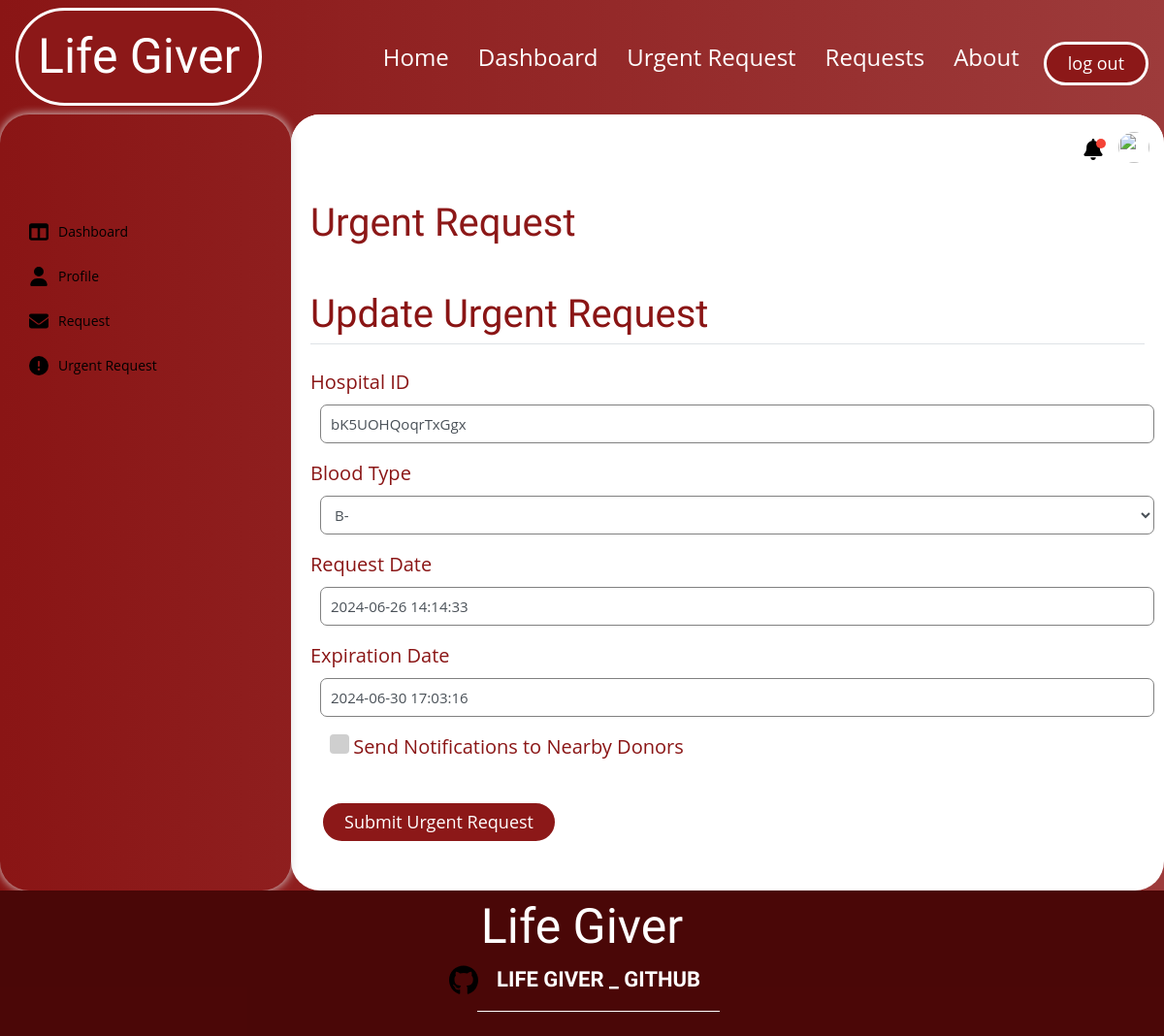
Page /urgent_request/1/update (signed in) on the committed database.
### Lifegiver_test/lifegiver/models.py (models this page shows, shortened)
class UrgentRequest(db.Model):
    id = db.Column(db.Integer, primary_key=True)
    hospital_id = db.Column(db.Integer, db.ForeignKey('hospital.id'), nullable=False)
    blood_type = db.Column(db.Enum('O-', 'O+', 'A-', 'A+', 'B-', 'B+', 'AB-', 'AB+'), nullable=False)
    request_date = db.Column(db.DateTime, nullable=False, default=datetime.now)
    expiration_date = db.Column(db.DateTime, nullable=False, default=lambda: datetime.now() + timedelta(days=15))

### Lifegiver_test/lifegiver/route.py (the view)
@app.route('/urgent_request/<int:urgent_request_id>/update', methods=['POST', 'GET'], strict_slashes=False)
@login_required
def update_urgent_request(urgent_request_id):
    donrequest = UrgentRequest.query.get_or_404(urgent_request_id)
    if session.get('user_type') != 'hospital' or donrequest.hospital_id != current_user.id:
        abort(403)
    form = CRUDUrgentRequestForm()
    if form.validate_on_submit():
        donrequest.hospital_id=current_user.id
        donrequest.blood_type=form.blood_type.data
        donrequest.request_date=form.request_date.data
        donrequest.expiration_date=form.expiration_date.data
        db.session.commit()
        flash('Your Urgent Request has been updated!', 'success')
        return redirect(url_for('urgent_requests', urgent_request_id=donrequest.id))
    elif request.method == 'GET':
        form.hospital_id.data=current_user.barcode
        form.blood_type.data=donrequest.blood_type
        form.request_date.data=donrequest.request_date
        form.expiration_date.data=donrequest.expiration_date
    return render_template('create_urgent_request.html', title='Update Urgent Request',form=form, legend='Update Urgent Request') # the legend keywoed will be used to the template legend (whether its a new post or an update)

### Lifegiver_test/lifegiver/forms.py
class CRUDUrgentRequestForm(FlaskForm):
    hospital_id = StringField('Hospital ID', validators=[DataRequired()])
    blood_type = SelectField('Blood Type', choices=[('O-', 'O-'), ('O+', 'O+'), ('A-', 'A-'), ('A+', 'A+'), ('B-', 'B-'), ('B+', 'B+'), ('AB-', 'AB-'), ('AB+', 'AB+')], validators=[DataRequired()])
    request_date = DateTimeField('Request Date', default=datetime.now, validators=[DataRequired()])
    expiration_date = DateTimeField('Expiration Date', validators=[DataRequired()])
    submit = SubmitField('Submit  Urgent Request')

### Lifegiver_test/lifegiver/models.py (called while the page is built)
@login_manager.user_loader
def load_user(user_id):
    user_type = session.get('user_type')  # Assuming 'user_type' is stored in the session
    if user_type == 'donor':
        return Donor.query.get(int(user_id))
    elif user_type == 'hospital':
        return Hospital.query.get(int(user_id))
    return None

### Lifegiver_test/lifegiver/templates/create_urgent_request.html (shortened to what this page needs)
{% extends 'layout.html' %}
{% block link %}
<link rel="stylesheet" type="text/css" href="{{ url_for('static', filename='css/framework.css') }}" />
<link rel="stylesheet" type="text/css" href="{{ url_for('static', filename='css/create_urgent_request.css') }}" />
{% endblock link %}
{% block content %}
<div class="page d-flex">
    <div class="sidebar bg-white p-20 p-relative">
        <ul>
            <li>
                <a class="active d-flex align-center fs-14 c-black rad-6 p-10"
                    href="{{ url_for('hospital_dashboard') }}">
                    <span>Dashboard</span>
                </a>
            </li>
            <li>
                <a class="d-flex align-center fs-14 c-black rad-6 p-10" href="{{ url_for('hospital_profile') }}">
                    <span>Profile</span>
                </a>
            </li>
            <li>
                <a class="d-flex align-center fs-14 c-black rad-6 p-10" href="{{ url_for('new_request') }}">
                    <span>Request</span>
                </a>
            </li>
            <li>
                <a class="d-flex align-center fs-14 c-black rad-6 p-10" href="{{ url_for('new_urgent_request') }}">
                    <span>Urgent Request</span>
                </a>
            </li>
        </ul>
    </div>
    <div class="content w-full">
        <div class="head bg-white p-15 between-flex">
            <div class="icons d-flex align-center">
                <span class="notification p-relative">
                </span>
                <img class="rounded-circle account-img" src="{{ image_file }}">
            </div>
        </div>
        <h1 class="p-relative">Urgent Request</h1>
        <div class="wrapper d-grid gap-20">
            <div class="content-section">
                <form method="POST" action="">
                    <fieldset class="form-group">
                        <legend class="border-bottom mb-4">{{ legend }}</legend>
                        <div class="form-group">
                            {{ form.hospital_id.label(class="form-control-label") }}
                            {% if form.hospital_id.errors %}
                            {{ form.hospital_id(class="form-control form-control-lg is-invalid") }}
                            <div class="invalid-feedback">
                                {% for error in form.hospital_id.errors %}
                                <span>{{ error }}</span>
                                {% endfor %}
                            </div>
                            {% else %}
                            {{ form.hospital_id(class="form-control form-control-lg") }}
                            {% endif %}
                        </div>
                        <div class="form-group">
                            {{ form.blood_type.label(class="form-control-label") }}
                            {% if form.blood_type.errors %}
                            {{ form.blood_type(class="form-control form-control-lg is-invalid") }}
                            <div class="invalid-feedback">
                                {% for error in form.blood_type.errors %}
                                <span>{{ error }}</span>
                                {% endfor %}
                            </div>
                            {% else %}
                            {{ form.blood_type(class="form-control form-control-lg") }}
                            {% endif %}
                        </div>
                        <div class="form-group">
                            {{ form.request_date.label(class="form-control-label") }}
                            {% if form.request_date.errors %}
                            {{ form.request_date(class="form-control form-control-lg is-invalid") }}
                            <div class="invalid-feedback">
                                {% for error in form.request_date.errors %}
                                <span>{{ error }}</span>
                                {% endfor %}
                            </div>
                            {% else %}
                            {{ form.request_date(class="form-control form-control-lg") }}
                            {% endif %}
                        </div>
                        <div class="form-group">
                            {{ form.expiration_date.label(class="form-control-label") }}
                            {% if form.expiration_date.errors %}
                            {{ form.expiration_date(class="form-control form-control-lg is-invalid") }}
                            <div class="invalid-feedback">
                                {% for error in form.expiration_date.errors %}
                                <span>{{ error }}</span>
                                {% endfor %}
                            </div>
                            {% else %}
                            {{ form.expiration_date(class="form-control form-control-lg") }}
                            {% endif %}
                        </div>
                        <div class="form-group">
                            <div class="form-check">
                                <input type="checkbox" id="send_notifications" name="send_notifications">
                                <label class="form-control-label" for="send_notifications">Send Notifications to Nearby
                                    Donors</label>
                            </div>
                        </div>
                    </fieldset>
                    <div class="form-group">
                        {{ form.submit(class="btn btn-outline-info") }}
                    </div>
                </form>
            </div>
        </div>
    </div>
</div>
{% endblock content%}

### Lifegiver_test/lifegiver/static/css/loading.css (style rules this page uses)
:root { --border-width: 7px; }
* { margin: 0; padding: 0; }

### Lifegiver_test/lifegiver/static/css/framework.css (style rules this page uses)
:root { --blue-color: #0075ff; --blue-alt-color: #0d69d5; --orange-color: #f59e0b; --green-color: #22c55e; --red-color: #f44336; --grey-color: #888; }
.d-flex { display: flex; }
.align-center { align-items: center; }
.d-grid { display: grid; }
.gap-20 { gap: 20px; }
.p-10 { padding: 10px; }
.p-15 { padding: 15px; }
.p-20 { padding: 20px; }
.c-black { color: black; }
.bg-white { background-color: white; }
.p-relative { position: relative; }
.fs-14 { font-size: 14px; }
.rad-6 { border-radius: 6px; }
.w-full { width: 100%; }
.between-flex { display: flex; align-items: center; justify-content: space-between; }

### Lifegiver_test/lifegiver/static/css/create_urgent_request.css (style rules this page uses)
:root { --blue-color: #0075ff; --blue-alt-color: #0d69d5; --orange-color: #f59e0b; --green-color: #22c55e; --red-color: #f44336; --grey-color: #888; }
* { box-sizing: border-box; }
body { font-family: "Open Sans", sans-serif; margin: 0; }
a { text-decoration: none; }
ul { list-style: none; padding: 0; }
.page { background-color: #f1f5f9; min-height: 100vh; }
.sidebar { width: 250px; box-shadow: 0 0 10px #ddd; }
.sidebar ul li a { transition: 0.03s; margin-bottom: 5px; border-radius: 20px; text-decoration: none; font-size: 40px !important; width: 302px; color: black; }
.sidebar ul li a span { font-size: 14px; margin-left: 10px; }
.content { overflow: hidden; }
.head .icons img { width: 32px; height: 32px; margin-left: 15px; }
.head .icons svg { width: 22px; height: 22px; margin-left: 15px; margin-top: 10px; }
.head .icons .notification::before { content: ""; position: absolute; width: 10px; height: 10px; background-color: var(--red-color); border-radius: 50%; right: -2px; top: 10px; }
.page h1 { margin: 20px 20px 40px; }
.wrapper { grid-template-columns: repeat(auto-fill, minmax(450px, 1fr)); margin-left: 20px; margin-right: 20px; margin-bottom: 20px; }
body { background-image: linear-gradient(to right, #8a1515, #9d3b3b); }
.sidebar, .page { background: transparent !important; }
.content { background-color: #fff; border-radius: 30px; }
.sidebar { border-radius: 30px; width: 300px; }
.sidebar ul { margin-top: 80px; }
.sidebar ul li a svg { width: 20px; height: 20px; }
.content h1 { color: #8c1818; font-family: "Acme", sans-serif; }
#hospital_id, #blood_type, #request_date, #expiration_date { height: 40px; width: 100%; border-radius: 7px; outline: none; border: 1px solid grey !important; padding: 0 10px; font-size: 15px !important; margin-left: 10px; }
#submit { margin-left: 10px; justify-content: center; padding-left: 22px; padding-right: 22px; color: white; border: 3px solid white; background-color: #8c1818; border-radius: 100px; font-size: large; }
.form-group label { color: #8a1515; font-size: 20px; font-weight: 400; }
.border-bottom { color: #8a1515 !important; font-family: "Acme", sans-serif; font-size: 40px; }
.form-check [type="checkbox"] { position: relative; width: 20px; height: 20px; background-color: #cfcfcf; border-radius: .25rem; appearance: none; cursor: pointer; }
.form-check input[type="checkbox"]::before { content: ""; position: absolute; top: 1px; left: 6px; width: 9px; height: 15px; border: 4px solid transparent; border-left: none; border-top: none; transform: rotate(45deg) scale(1); }

### rows in the picture
UrgentRequest: hospital_id "bK5UOHQoqrTxGgx", blood_type "B-", request_date "2024-06-26 14:14:33", expiration_date "2024-06-30 17:03:16"

### other values in the picture
{{ legend }} "Update Urgent Request"
